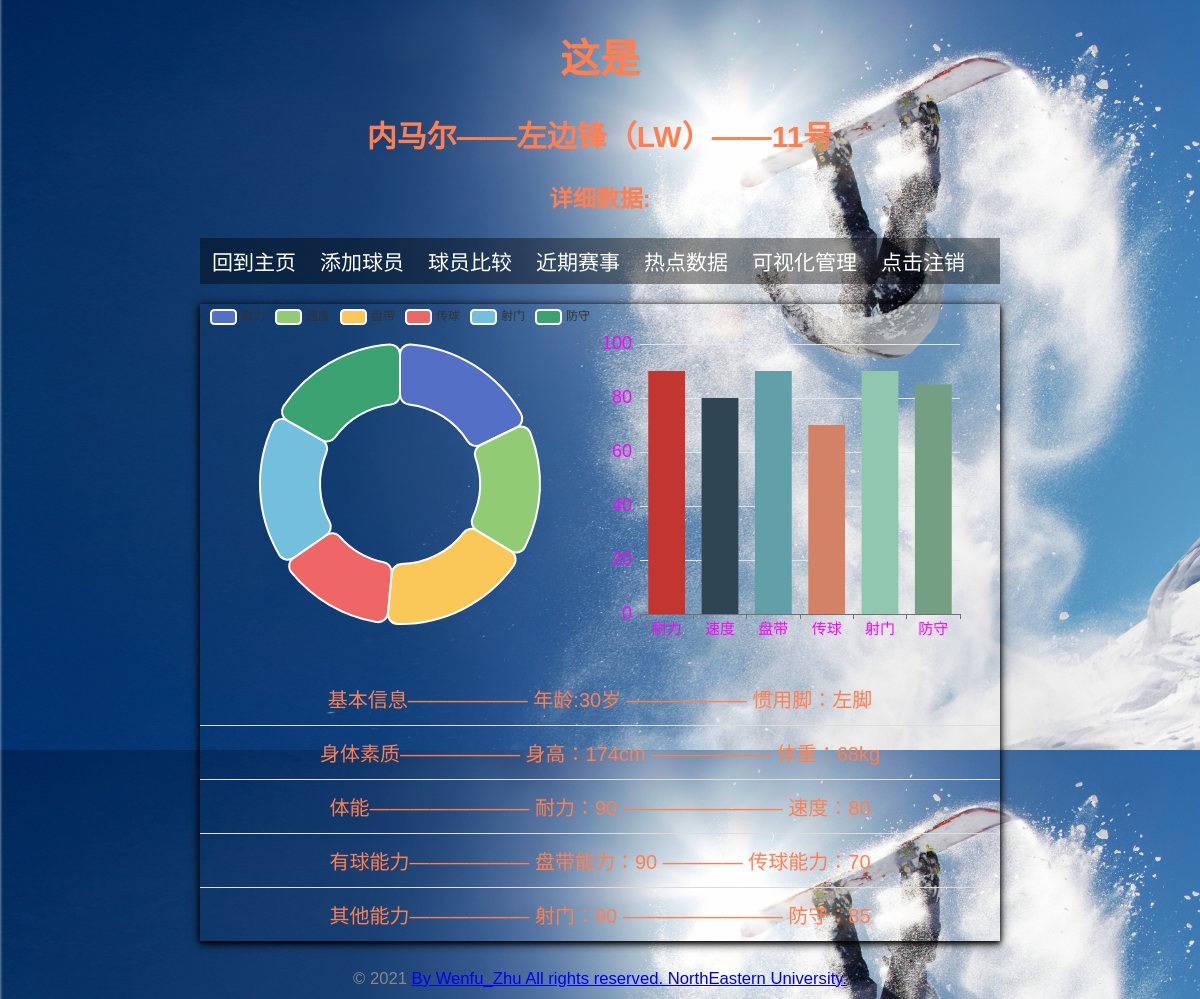
The app's page /player/detail/4 (signed in) with its own data.
### app.py (models this page shows, shortened)
class Players(db.Model):
    id = db.Column(db.INTEGER, primary_key=True)
    playername = db.Column(db.String(30))
    position = db.Column(db.String(30))
    number = db.Column(db.INTEGER)
    age = db.Column(db.INTEGER)
    height = db.Column(db.INTEGER)
    weight = db.Column(db.INTEGER)
    foot = db.Column(db.String(30))  # 惯用脚
    endurance = db.Column(db.INTEGER)  # 耐力
    speed = db.Column(db.INTEGER)  # 速度
    rush_with_ball = db.Column(db.INTEGER)  # 盘带
    pass_ball = db.Column(db.INTEGER)  # 传球
    shoot = db.Column(db.INTEGER)  # 射门
    defence = db.Column(db.INTEGER)  # 防守

### app.py (the view)
@app.route('/player/detail/<int:player_id>')
@login_required  # 用于视图保护
def detail(player_id):
    player = Players.query.get_or_404(player_id)
    if is_detail(player):
        flash("您还没有为该球员添加详细信息！！！请先添加！！")
        return redirect(url_for('index'))
    else:
        return render_template('Detial.html', player=player)

### app.py (called while the page is built)
@login_manager.user_loader
def load_user(user_id):  # 创建用户加载回调函数，接受用户 ID 作为参数
    user = User.query.get(int(user_id))  # 用 ID 作为 User 模型的主键查询对应的用户
    return user  # 返回用户对象

def is_detail(player):
    if player.height is None or player.weight is None or player.endurance is None or player.speed is None or player.rush_with_ball is None:
        return True
    else:
        return False

### templates/Detial.html (shortened to what this page needs)
<!DOCTYPE html>
<html lang="en">
<head>
    <link rel="stylesheet" href="{{ url_for('static', filename='StyleDemo.css') }}" type="text/css">
</head>
<body class="body_list">
    <p style="text-align: center">
        <h1 style="text-align: center">这是</h1>
        <h2 style="text-align: center">{{ player.playername }}——{{ player.position }}——{{ player.number }}号</h2>
        <h3 style="text-align: center">详细数据:</h3>
    </p>
    <nav>
            <ul style="font-size: 21px">
                <li><a href="{{ url_for('index') }}">回到主页</a></li>
                <li><a href="http://127.0.0.1:5000/addplayer">添加球员</a></li>
                <li><a href="http://127.0.0.1:5000/compare">球员比较</a></li>
                <li><a href="https://www.dongqiudi.com/live/70" onclick="return confirm('您将访问服务器外网站！')">近期赛事</a> </li>
                <li><a href="https://www.dongqiudi.com/data/1" onclick="return confirm('您将访问服务器外网站！')">热点数据</a> </li>
                <li><a href="http://127.0.0.1:5000/visual_administer">可视化管理</a> </li>
                <li><a href="{{ url_for('logout') }}">点击注销</a></li>
            </ul>
        </nav>
        <div id="main" style="width:400px;height:400px;float: left;"></div>
            <script type="text/javascript">
                var myChart = echarts.init(document.getElementById('main'));
                var option = {
                      tooltip: {
                        trigger: 'item'
                      },
                      legend: {
                        top: '5%',
                        left: 'center'
                      },
                      series: [
                        {
                          name: '{{ player.playername }}的能力值分布图',
                          type: 'pie',
                          radius: ['40%', '70%'],
                          avoidLabelOverlap: false,
                          itemStyle: {
                            borderRadius: 10,
                            borderColor: '#fff',
                            borderWidth: 2,
                          },
                          label: {
                            show: false,
                            position: 'center'
                          },
                          emphasis: {
                            label: {
                              show: true,
                              fontSize: '30',
                              fontWeight: 'bold'
                            }
                          },
                          labelLine: {
                            show: false
                          },
                          data: [
                            {value:{{ player.endurance }}, name:'耐力'},
                            {value:{{ player.speed }}, name:'速度'},
                            {value:{{ player.rush_with_ball }}, name:'盘带'},
                            {value:{{ player.pass_ball }}, name:'传球'},
                            {value:{{ player.shoot }}, name:'射门'},
                            {value:{{ player.defence }} ,name:"防守" }
                          ]
                        }
                      ]
                    };
                myChart.setOption(option);
            </script>
    <div id="main2" style="width: 400px;height: 400px;float: left">
        <script type="text/javascript">
            var myChart = echarts.init(document.getElementById('main2'));
            option = {
            tooltip: {},
            legend: {
                data:['能力值']
            },
            xAxis: {
                data: ["耐力", "速度", "盘带", "传球", "射门", "防守"],
                axisLabel:{
                    color:'#ff00ff',
                    fontSize:15
                }
            },
            yAxis: {
                axisLabel: {
                    color:'#ff00ff',
                    fontSize: 18
                }
            },
            series: [{
        data: [{{ player.endurance }},{{ player.speed }},{{ player.rush_with_ball }},{{ player.pass_ball }},{{ player.shoot }},{{ player.defence }}],
        type: 'bar',
        itemStyle: {
            normal: {
　　　　　　　　//这里是重点
                color: function(params) {
                	//注意，如果颜色太少的话，后面颜色不会自动循环，最好多定义几个颜色
                    var colorList = ['#c23531','#2f4554', '#61a0a8', '#d48265', '#91c7ae','#749f83', '#ca8622'];
                    return colorList[params.dataIndex]
                }
            }
        }
    }]
		};
            myChart.setOption(option);
        </script>
    </div>
     <ul class="movie-list">
                <li style="text-align: center">
                    基本信息——————
                    年龄:{{ player.age }}岁
                    ——————
                    惯用脚：{{ player.foot }}脚
                </li>
                <li style="text-align: center">
                    身体素质——————
                    身高：{{ player.height }}cm
                    ——————
                    体重：{{ player.weight }}kg
                </li>
                <li style="text-align: center">
                    体能————————
                    耐力：{{ player.endurance }}
                    ————————
                    速度：{{ player.speed }}
                </li>
                <li style="text-align: center">
                    有球能力——————
                    盘带能力：{{ player.rush_with_ball }}
                    ————
                    传球能力：{{ player.pass_ball }}
                </li>
                <li style="text-align: center">
                    其他能力——————
                    射门：{{ player.shoot }}
                    ————————
                    防守：{{ player.defence }}
                </li>
    </ul>
    <footer>
        <small>&copy; 2021 <a href="http://127.0.0.1:5000/writerPage">By Wenfu_Zhu All rights reserved. NorthEastern University.</a></small>
    </footer>
</body>
</html>

### static/StyleDemo.css (style rules this page uses)
body { margin: auto; font-size: 20px; font-family: Helvetica, Arial, sans-serif; background: url("20140516030400247.jpg"); background-size: 100%; background-repeat: inherit; color: coral; }
.body_list { margin: auto; max-width: 800px; font-size: 20px; font-family: Helvetica, Arial, sans-serif; background-size: 100%; background-repeat: inherit; color: coral; }
p { font-size: 22px; color: darkorange; }
footer { color: #888; margin-top: 15px; text-align: center; padding: 10px; }
.movie-list { list-style-type: none; padding: 0; margin-bottom: 10px; box-shadow: 0 2px 5px 0 rgba(0, 0, 0, 0.95), 0 2px 10px 0 rgba(0, 0, 0, 0.95); }
.movie-list li { padding: 12px 24px; border-bottom: 1px solid #ddd; }
.movie-list li:last-child { border-bottom:none; }
nav ul { text-align: center; list-style-type: none; margin: 0px; padding: 0; overflow: hidden; background-color:rgba(0,0,0,0.4); }
nav li { float: left; }
nav li a { display: block; color: white; text-align: center; padding: 8px 12px; text-decoration: none; }

### records on screen
Players: playername "内马尔", position "左边锋（LW）", number "11", age "30", foot "左", height "174", weight "68", endurance "90", speed "80", rush_with_ball "90", pass_ball "70", shoot "90", defence "85"

### other values on screen
chart data {{ player.endurance }} 90
chart data {{ player.speed }} 80
chart data {{ player.rush_with_ball }} 90
